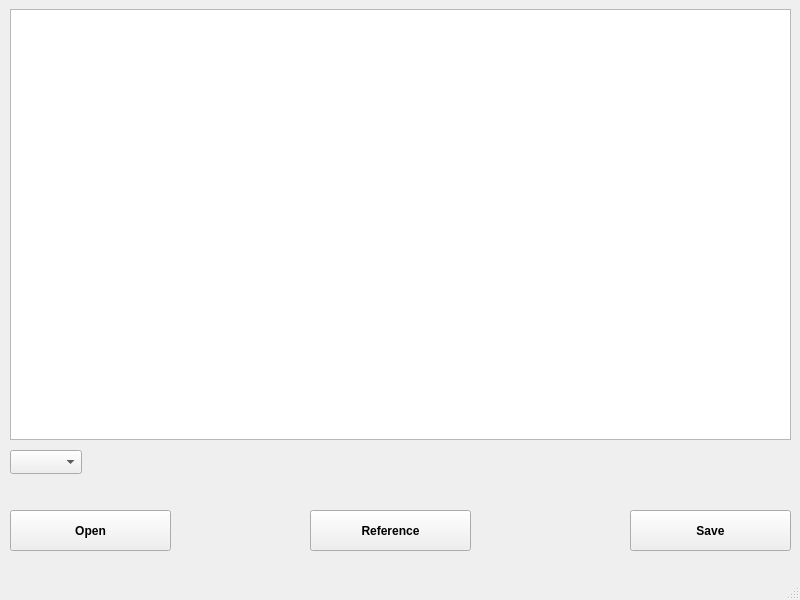
<?xml version="1.0" encoding="UTF-8"?>
<ui version="4.0">
 <class>Text_Editor</class>
 <widget class="QMainWindow" name="Text_Editor">
  <property name="geometry">
   <rect>
    <x>0</x>
    <y>0</y>
    <width>800</width>
    <height>600</height>
   </rect>
  </property>
  <property name="windowTitle">
   <string>Text_Editor</string>
  </property>
  <widget class="QWidget" name="centralwidget">
   <widget class="QPlainTextEdit" name="plainTextEdit">
    <property name="geometry">
     <rect>
      <x>10</x>
      <y>9</y>
      <width>781</width>
      <height>431</height>
     </rect>
    </property>
   </widget>
   <widget class="QPushButton" name="pb_open">
    <property name="geometry">
     <rect>
      <x>10</x>
      <y>510</y>
      <width>161</width>
      <height>41</height>
     </rect>
    </property>
    <property name="font">
     <font>
      <bold>true</bold>
     </font>
    </property>
    <property name="text">
     <string>Open</string>
    </property>
   </widget>
   <widget class="QPushButton" name="pb_save">
    <property name="geometry">
     <rect>
      <x>630</x>
      <y>510</y>
      <width>161</width>
      <height>41</height>
     </rect>
    </property>
    <property name="font">
     <font>
      <bold>true</bold>
     </font>
    </property>
    <property name="text">
     <string>Save</string>
    </property>
   </widget>
   <widget class="QPushButton" name="pb_reference">
    <property name="geometry">
     <rect>
      <x>310</x>
      <y>510</y>
      <width>161</width>
      <height>41</height>
     </rect>
    </property>
    <property name="font">
     <font>
      <bold>true</bold>
     </font>
    </property>
    <property name="text">
     <string>Reference</string>
    </property>
   </widget>
   <widget class="QComboBox" name="comboBox">
    <property name="geometry">
     <rect>
      <x>10</x>
      <y>450</y>
      <width>72</width>
      <height>24</height>
     </rect>
    </property>
   </widget>
  </widget>
  <widget class="QMenuBar" name="menubar">
   <property name="geometry">
    <rect>
     <x>0</x>
     <y>0</y>
     <width>800</width>
     <height>21</height>
    </rect>
   </property>
  </widget>
  <widget class="QStatusBar" name="statusbar"/>
 </widget>
 <resources/>
 <connections/>
</ui>
